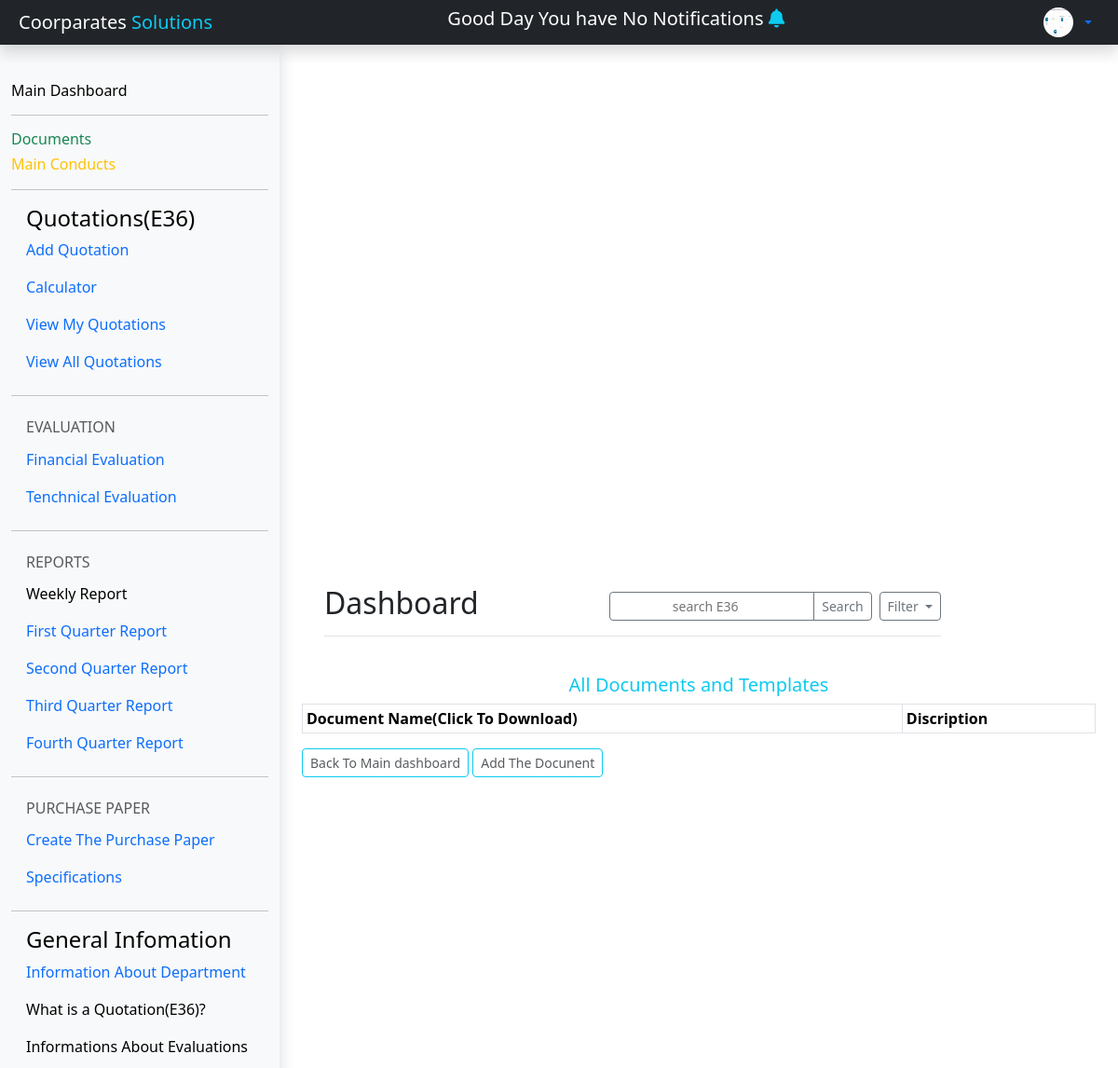
/dashboard/viewDocument (upper part), run on an earlier commit of the app's database.
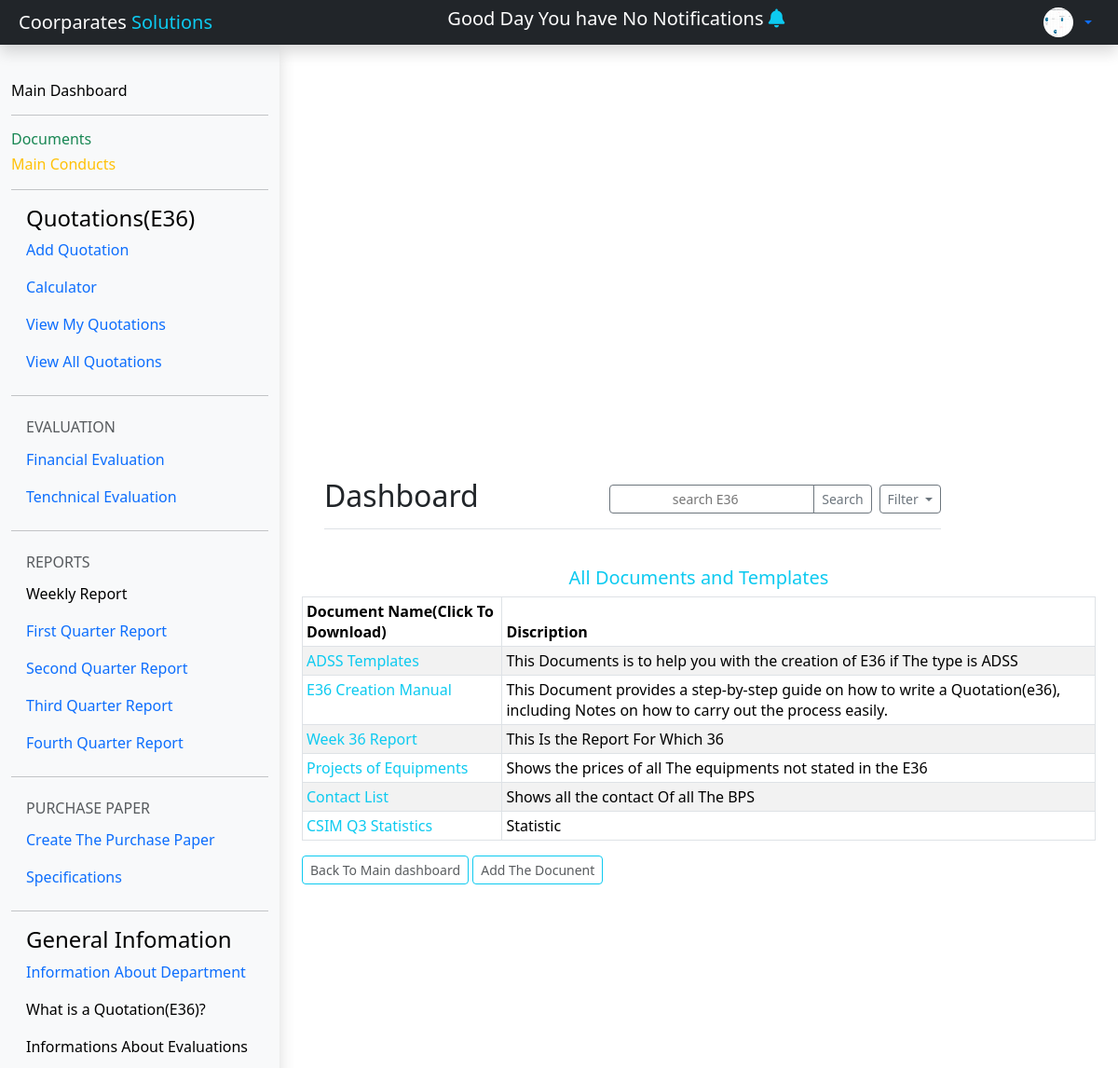
And on a later commit of the database.
### e36/models.py (models this page shows, shortened)
class Document(models.Model):
	File = models.FileField(_("Documents"), upload_to='', max_length=100,null=True)
	Name = models.CharField(max_length=50,null=True,blank=True)
	Created = models.DateTimeField(_("created at"), auto_now=True, auto_now_add=False ,null=True)
	Updated = models.DateTimeField(null=True,auto_now=False,auto_now_add=True)
	Created_by = models.OneToOneField(User, verbose_name=_("User Who Created The Document"), on_delete=models.CASCADE ,null=True)
	Discription = models.TextField(_("Discription"),null =True,blank=True)
	@property
	def FileUrl(self):
		try:
			url = self.File.url
		except:
				url = ''
		return url

### e36/views.py (the view)
# urls.py: path('viewDocument',views.ViewDocument , name='viewDocuments'),
def ViewDocument(request):
    content ={}
    content ={
       'Documents': Documents
   }
    return render(request, 'viewDocument.html', content)

### Templates/ViewDocument.html (shortened to what this page needs)
{% extends 'dashboard.html' %}
 {%block content%}
 {%load static%}
 {% load crispy_forms_tags %}
<head>
</head>
<body>
<main class="col-md-9 col-lg-10 align-content-center px-md-4"
     style="width: 75%">
     <main class="col-md-9  col-lg-10 px-md-4">
      <div class="d-flex justify-content-between flex-wrap flex-md-nowrap align-items-center pt-3 pb-2 mb-3 border-bottom">
        <h1 class="h2">Dashboard</h1>
        <div class="btn-toolbar mb-2 mb-md-0">
          <div class="btn-group me-2">
            <input type="search"  placeholder="search E36" class="btn btn-sm btn-outline-secondary"></input>
            <button type="button" class="btn btn-sm btn-outline-secondary">Search</button>
          </div>
          <button type="button" class="btn btn-sm btn-outline-secondary dropdown-toggle">
            Filter
          </button>
        </div>
      </div>
  </main>
          <div class=" text-start mt-1"
          >
          <br>
              <div class=" text-center">
                <h5  class=" text-info"> All Documents and Templates</h5>
              </div>
        <table class="table table-bordered table-striped table-sm">
          <thead>
            <tr class="bg-success">
              <th scope="col">Document Name(Click To Download)</th>
              <th scope="col">Discription</th>
            </tr>
          </thead>
          <tbody>
            {% for data  in Documents %}
            <tr >
              <td  ><a class="text-info nav-link navs-link fs-6" href="{{data.FileUrl}}">{{data.Name}}</a></td>
              <td >{{data.Discription}}</td>
            </tr>
            {%endfor%}
          </tbody>
        </table>
           <div>
            <button class="text-center btn btn-sm btn-outline-info"><a class="nav-link p-0 text-muted" href="{% url 'dashboard'%}">Back To Main dashboard</a></button>
            <button class="text-center btn btn-sm btn-outline-info"><a class="nav-link p-0 text-muted" href="{% url 'AddDocuments'%}">Add The Docunent</a></button>
           </div>
          </div>
 </main>
</body>
{%endblock content%}

What changed in the data, as far as the page shows it:
added Document: Name "ADSS Templates", Discription "This Documents is to help you with the creation of E36 if The type is ADSS"
added Document: Name "E36 Creation Manual", Discription "This Document provides a step-by-step guide on how to write a Quotation(e36), including Notes on how to carry out the process easily."
added Document: Name "Week 36 Report", Discription "This Is the Report For Which 36"
added Document: Name "Projects of Equipments", Discription "Shows the prices of all The equipments not stated in the E36"
added Document: Name "Contact List", Discription "Shows all the contact Of all The BPS"
added Document: Name "CSIM Q3 Statistics", Discription "Statistic"
